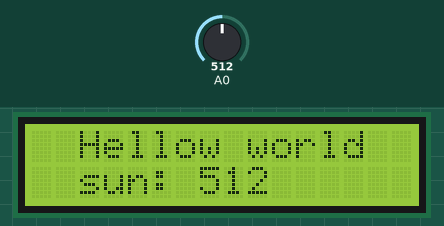
A sketch run on a simulated Arduino Uno, built with avr-gcc and run on an emulated ATmega328P. Parts: 16×2 character LCD. The inputs (shaded band) are chosen by the test bench; at power-on: A0 = 512.

Above: at 1.2 s.
1.3 s: A0 set to 716
At 1.7 s:
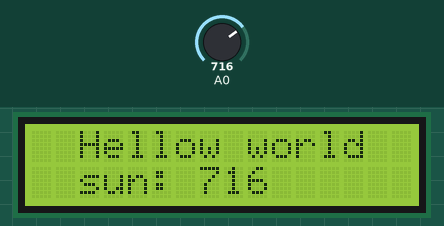
2.8 s: A0 set to 900
At 3.9 s:
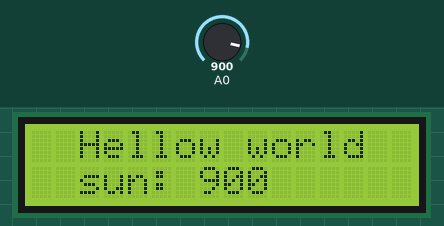
4.3 s: A0 set to 1010
At 5.2 s:
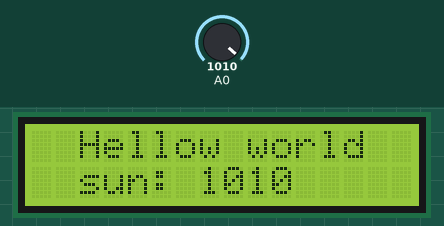
Timing chart, 0 to 7.3 s (numbered marks = the images above; inputs shaded):
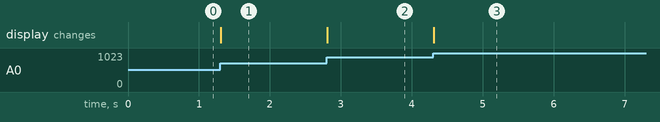

Measured:
- after the input at 1.3 s, the display: changes at once (image 1)
- after the input at 2.8 s, the display: changes at once (image 2)
- after the input at 4.3 s, the display: changes at once (image 3)

The sketch:

2025.10.27_jyc_lcdSun.ino
```cpp
// C++ code
//
#include <LiquidCrystal_I2C.h> //~를 포함하다(인클루드)LCD기능을 사용하겠다.
LiquidCrystal_I2C lcd(0x27,16,2); //lcd라는 이름으로 설정(주소{컴퓨터는 0x27}, 행, 열) <복사 .h를 뺀다>
int temp = 0; // temp: 임시

void setup()
{
  lcd.init(); //lcd초기기동 이니셜라이즈(초기설정)
  lcd.backlight(); //백라이트on
  lcd.setCursor(2,0); //2행 0열 : 커서 위치 설정(가로줄 012, 세로줄 0)
  lcd.print("Hellow world");
  lcd.setCursor(2,1); //2행 1열
  lcd.print("sun:");

//  pinMode(13,INPUT); //핀13번에 입력 INPUT 무조건 대문자
  pinMode(A0,INPUT); //핀A0에 입력
}

void loop()
{
//  temp=digitalRead(13); // 디지털 읽기 0 or 1
  temp=analogRead(A0); // 아날로그 읽기 0~1026
   if(analogRead(A0) < 1000)
    lcd.print(" ");
   if(analogRead(A0) < 100)
    lcd.print(" ");
   if(analogRead(A0) < 10)
    lcd.print(" ");
  lcd.setCursor(7,1);
  lcd.print(temp); // temp값을 출력
}
```
